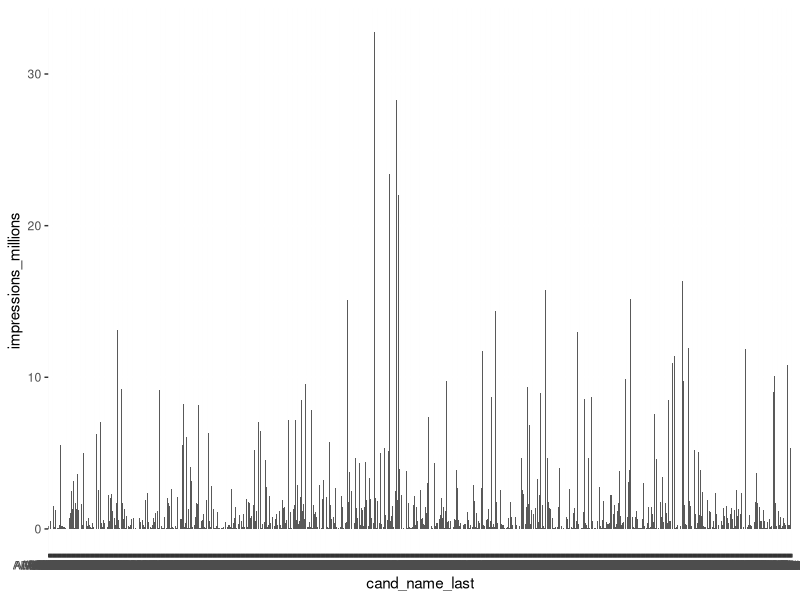

Source code (R):
## ---- chunk 1
options(width = 100)
## ---- chunk 2
library(dplyr)
fb_ads <- read.csv("data/fb_ads.csv")
incumbency_table <- fb_ads |>
  count(incumbency) |>
  head()|>
  knitr::kable()
incumbency_table
## ---- chunk 3
library(ggplot2)
fb_ads <- fb_ads |>
  mutate(impressions_millions = impressions/1000000) 

house_candidates <- fb_ads |>
  group_by(cand_name_last) |>
  filter(office == "US House")
house_candidates
  
plot_q3 <- ggplot(data = house_candidates, mapping = aes(x = cand_name_last,
                                               y = impressions_millions)) +
geom_col() 

 
plot_q3
## ---- chunk 4
fb_top_plot <- ggplot(data = fb_ads, mapping = aes(x = impressions_millions,
                                                   y = ))
